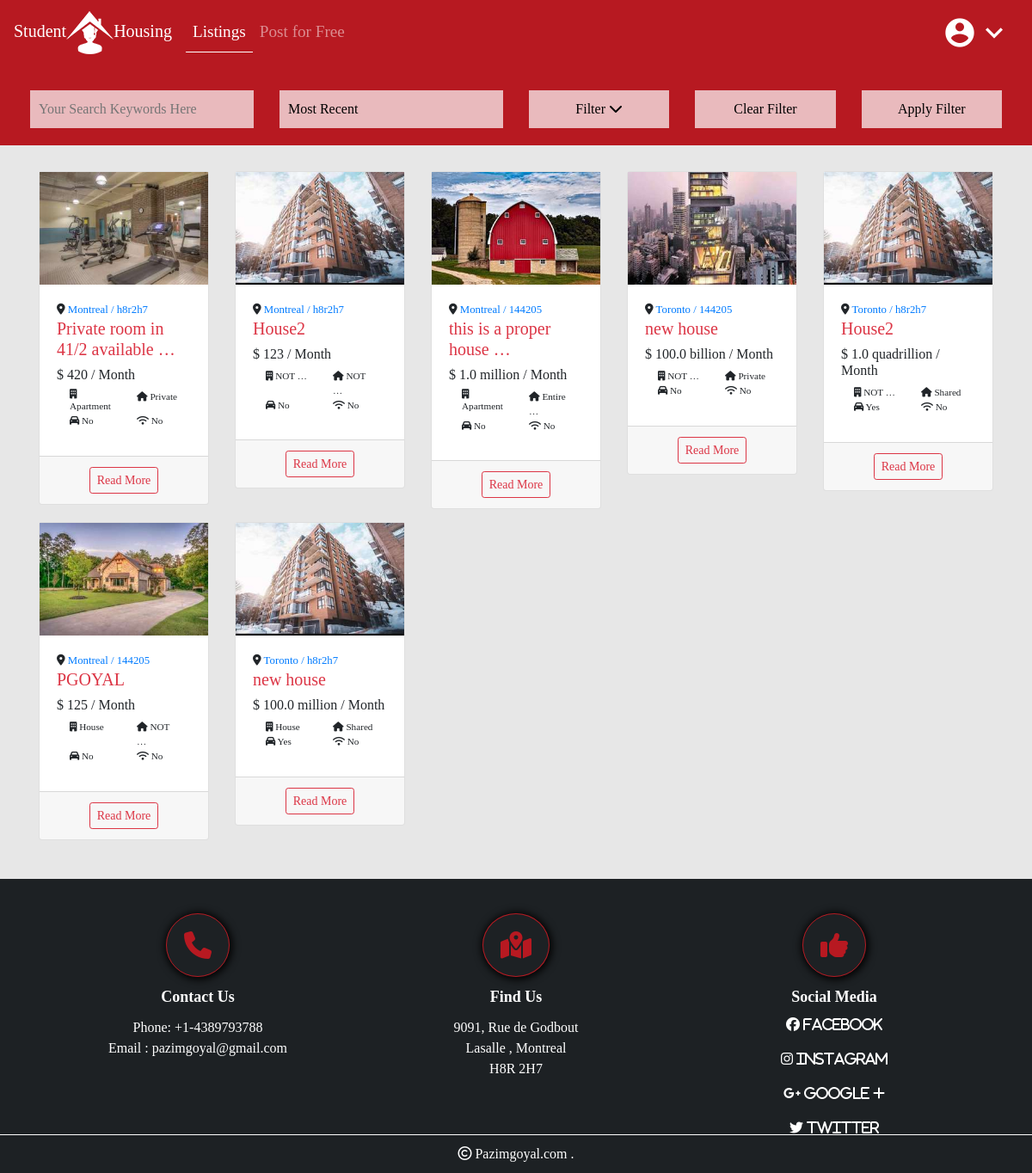
/listings/, run on the app's committed database.
### listings/models.py (models this page shows, shortened)
class HouseListings(models.Model):
    title = models.CharField(max_length=200)
    description = models.TextField(blank=True)
    price = models.IntegerField()
    address = models.CharField(max_length=200, default="")
    city = models.CharField(max_length=10, choices=city)
    zipCode = models.CharField(max_length=10)
    building_type = models.CharField(choices=typeB, max_length=18)
    garage = models.BooleanField(default=False)
    space_given = models.CharField(choices=space, max_length=15)
    created_date = models.DateTimeField(default=timezone.now, blank=True)
    is_published = models.BooleanField(default=True)
    image1 = models.ImageField(upload_to='photos/%Y%m%d/', default="default.jpeg")
    image2 = models.ImageField(upload_to='photos/%Y%m%d/', blank=True)
    image3 = models.ImageField(upload_to='photos/%Y%mb%d/', blank=True)
    image4 = models.ImageField(upload_to='photos/%Y%m%d/', blank=True)
    image5 = models.ImageField(upload_to='photos/%Y%m%d/', blank=True)
    image6 = models.ImageField(upload_to='photos/%Y%m%d/', blank=True)
    image7 = models.ImageField(upload_to='photos/%Y%m%d/', blank=True)
    image8 = models.ImageField(upload_to='photos/%Y%m%d/', blank=True)
    image9 = models.ImageField(upload_to='photos/%Y%mb%d/', blank=True)
    image10 = models.ImageField(upload_to='photos/%Y%m%d/', blank=True)
    image11 = models.ImageField(upload_to='photos/%Y%m%d/', blank=True)
    image12 = models.ImageField(upload_to='photos/%Y%m%d/', blank=True)
    bathrooms = models.DecimalField(max_digits=2, default=1, decimal_places=1)
    electricityIncluded = models.BooleanField(default=False)
    wifiIncluded = models.BooleanField(default=False)
    animalsAllowed = models.BooleanField(default=False)
    furnished = models.TextField(choices=furnish)
    user = models.ForeignKey(User, on_delete=models.CASCADE)
    size = models.DecimalField(blank=True, decimal_places=1, max_digits=2, default=3.5)
    bathrooms = models.DecimalField(blank=True, decimal_places=1, max_digits=2, default=2)

### listings/views.py (the view)
# urls.py: path('', include('listings.urls')),
def listings(request):
    if 'order' in request.GET:
        listing = HouseListings.objects.order_by(request.GET['order'])
    else:
        listing = HouseListings.objects.order_by('-created_date')
    if 'keywords' in request.GET:
        keywords = request.GET['keywords']
        if keywords:
            listing = listing.filter(description__icontains=keywords)
    if 'city' in request.GET:
        keywords = request.GET['city']
        if keywords != 'c':
            listing = listing.filter(city__iexact=keywords)
    if 'space_given' in request.GET:
        keywords = request.GET['space_given']
        if keywords != 'NOT AVAILABLE':
            listing = listing.filter(space_given__iexact=keywords)
    if 'building_type' in request.GET:
        keywords = request.GET['building_type']
        if keywords != 'NOT AVAILABLE':
            listing = listing.filter(building_type__iexact=keywords)
    if 'min_price' in request.GET:
        keywords = request.GET['min_price']
        if keywords:
            listing = listing.filter(price__gte=keywords)
    if 'max_price' in request.GET:
        keywords = request.GET['max_price']
        if keywords:
            listing = listing.filter(price__lte=keywords)
    if 'size' in request.GET:
        keywords = request.GET['size']
        if keywords:
            listing = listing.filter(size=Decimal(keywords))
    if 'bathroom' in request.GET:
        keywords = request.GET['bathroom']
        if keywords:
            listing = listing.filter(bathrooms=Decimal(keywords))
    if 'furniture' in request.GET:
        keywords = request.GET['furniture']
        if keywords != 'NOT AVAILABLE':
            listing = listing.filter(furnished__iexact=keywords)
    if 'garage' in request.GET:
        listing = listing.filter(garage=1)
    if 'animalsAllowed' in request.GET:
        listing = listing.filter(animalsAllowed=1)
    if 'electricityIncluded' in request.GET:
        listing = listing.filter(electricityIncluded=1)
    if 'wifiIncluded' in request.GET:
        listing = listing.filter(wifiIncluded=1)
    paginator = Paginator(listing, 25)
    page = request.GET.get('page')
    paged_listings = paginator.get_page(page)
    return render(request, 'listings.html',
                  {'items': paged_listings, 'vals': request.GET, 's': space_type_c, 'c': city_c, 'b': building_type_c,
                   'o': order_c, 'f': furnished_c})

### templates/listings.html (shortened to what this page needs)
{% extends 'base.html' %}
{% load humanize%}
{% block content %}
<div class="filter-listing">
    <form action="{%url 'listings'%}">
        <div>
            <div class="row">
                <div class="col-lg-3 col-12">
                    <input type="search" placeholder="Your Search Keywords Here" name="keywords"
                           value="{{vals.keywords}}">
                </div>
                <div class="col-lg-3 col-6">
                    <select class="listing-filter-dpd" name="order" onchange="this.form.submit()">
                 {% for i,j in o.items %}
                        <option value="{{i}}" {%if i == vals.order %} selected {%endif%}>{{j}}</option>
                        {%endfor%}
                    </select>
                </div>
                <div class="col-lg-2 col-6 listing-filter-b">
                    <button type="button" data-toggle="collapse" data-target="#collapseExample2"
                            aria-expanded="false"> Filter
                        <i class="fas fa-chevron-down  js-rotate-if-collapsed"></i>
                    </button>
                </div>
                <div class="col-lg-2 col-6">
                    <input type="reset" value="Clear Filter" onclick="this.form.submit()">
                </div>
                <div class="col-lg-2 col-6">
                    <input type="submit" value="Apply Filter">
                </div>
            </div>
        </div>
    </form>
</div>
<div class="row row-cols-lg-3 row-cols-md-2 row-cols-1 row-cols-xl-5 main-listing" style="padding: 30px;">
    {% if items%}
    {% for item in items%}
    <div class="col listings" style="margin-bottom: 15px;">
        <div class="card">
            <div class="card-img ">
                <img class="img-responsive" src="{{item.image1.url|cut:'.jpg'}}-thumbnail.jpg">
            </div>
            <div class="card-body">
            <div class="card-title">
                    <small><i class="fa fa-map-marker"></i><a href="#"> {{item.city}} /
                        {{item.zipCode|lower}}</a>
                    </small>
                    <h5 class="text-danger">{{item.title|truncatewords:5}}</h5>
                    <h6>$ {{item.price|intword|intcomma}} / Month</h6>
                    <div class="smallerItems row row-cols-2">
                        <div class="col info_item"><i class="fa fa-building"></i>
                            {{item.building_type|cut:"Building"|truncatewords:1}}
                        </div>
                        <div class="col info_item"><i class="fa fa-home"></i>
                            {{item.space_given|cut:"Bedroom"|truncatewords:1}}
                        </div>
                        <div class="col info_item"><i class="fa  fa-car"></i> {{item.garage|yesno:"Yes,No"}}</div>
                        <div class="col info_item"><i class="fa  fa-wifi "></i> {{item.wifiIncluded|yesno:"Yes,No"}}
                        </div>
                    </div>
                </div>
            </div>
            <div class="card-footer">
                <div class="d-flex justify-content-around">
                    <div>
                        <a type="button" class="btn btn-outline-danger btn-sm" href="{{item.id}}">Read More</a>
                    </div>
                </div>
            </div>
        </div>
    </div>
    {%endfor%}
    {%else%}
    <center><h3>No results found for search parameters</h3></center>
    {%endif%}
</div>
{% endblock %}}

### templates/base.html (shortened to what this page needs)
{% load static %}
<html lang="en">
<head>
    <link rel="stylesheet" href="{% static 'css/bootstrap.min.css' %}">
    <link rel="stylesheet" href="{% static 'css/lightbox.css' %}">
    <link rel="stylesheet" type="text/css" href="{% static 'css/style1.css' %}">
</head>
<body>
<nav class="navbar fixed-top navbar-expand-lg navbar-dark main-nav">
    <a class="navbar-brand" href="/">Student<img src="{% static 'img/logo.png' %}" height="50">Housing</a>
    <div class="collapse navbar-collapse" id="navbarSupportedContent">
        <ul class="navbar-nav mr-auto">
            <li class="nav-item">
                <a class="nav-link {% ifequal request.path '/listings/'%} active {% endifequal%}" href="/listings">Listings</a>
            </li>
            <li class="nav-item">
                <a class="nav-link  {% ifequal request.path '/addListing/'%} active {% endifequal%}" href="/addListing">Post
                    for Free</a>
            </li>
        </ul>
        <ul class="navbar-nav ml-auto">
            <li class="nav-item dropdown active">
                <a class="nav-link account" data-toggle="dropdown" id="navbarDropdown">
                    <i class="material-icons">account_circle</i><i class="material-icons">
                </i>
                </a>
            </li>
        </ul>
    </div>
</nav>
{% block content%}{%endblock%}
<footer class="page-footer">
<div class="container">
    <div class="top-footer row row-cols-lg-3 row-cols-1">
        <div class="footer-item">
            <div class="footer-logo"><i class="fas fa-phone fa-2x"></i></div>
            <div class="footer-text-title">Contact Us</div>
            <div class="footer-text">Phone: +1-4389793788 <br>Email : pazimgoyal@gmail.com</div>
        </div>
        <div class="footer-item">
            <div class="footer-logo"><i class="fas fa-map-marked-alt fa-2x"></i></div>
            <div class="footer-text-title">Find Us</div>
            <div class="footer-text">9091, Rue de Godbout<br>Lasalle , Montreal<br>H8R 2H7</div>
        </div>
        <div class="footer-item">
            <div class="footer-logo"><i class="fas fa-thumbs-up fa-2x"></i></div>
            <div class="footer-text-title">Social Media</div>
            <div class="footer-text">
                <i class="fab fa-facebook"> Facebook</i>
                <br>
                <br>
                <i class="fab fa-instagram"> Instagram</i>
                <br>
                <br>
                <i class="fab fa-google-plus-g"> Google + </i>
                <br>
                <br>
                <i class="fab fa-twitter"> Twitter</i>
            </div>
        </div>
    </div>
</div>
    <div class="row bottom-footer">
        <div class="col-lg-4"></div>
        <div class="col-lg-4"><i class="far fa-copyright"></i> Pazimgoyal.com .</div>
        <div class="col-lg-4"></div>
    </div>
</footer>
</body>
</html>

### StudentHomes/static/css/style1.css (style rules this page uses)
* { max-width: 100%; margin: 0px; padding: 0px; -webkit-appearance: none; }
body { background: #e7e7e7; font-family: 'Vollkorn', serif; padding-top: 75px; }
.navbar .nav-link { transition: border 1s; }
.navbar .nav-link.active { border-bottom: 1px solid #fff; }
.row { margin-left: 0px; margin-right: 0px; }
.top-footer .footer-logo { padding: 20px; max-width: fit-content; border: 1px solid #b71921; color: #b71921; box-shadow: 1px 1px 10px 2px #000; border-radius: 50%; margin: auto; transition: transform 1s; }
.bottom-footer { text-align: center; border-top: 1px solid #fff; padding: 10px; }
.top-footer .footer-item { padding-top: 40px; text-align: center; }
.top-footer .footer-text-title { padding: 10px; font-weight: bold; font-size: large; }
.page-footer { background-color: #1d2124; color: #fff; text-decoration: none; }
.main-nav { background-color: #b71921; font-size: larger; }
.navbar .material-icons { font-size: 40px; }
.account { cursor: pointer; }
.card { margin: auto; transition: box-shadow .5s; }
.card img { width: 100%; }
.card-img { border-radius: 0px 0px 0 0; max-height: 180px; overflow: hidden; }
.filter-listing { background: #b71921; padding: 20px; }
.filter-listing input, .filter-listing select, .listing-filter-b button { margin-top: 10px; width: 100%; padding: 10px; background-color: rgba(255, 255, 255, .7); border: none; }
.info_item { font-size: .7em; }

### data on the page
HouseListings: shows a picture, city "Montreal", zipCode "h8r2h7", title "Private room in 41/2 available …", price "420", building_type "Apartment", space_given "Private", garage "No", wifiIncluded "No"
HouseListings: shows a picture, city "Montreal", zipCode "h8r2h7", title "House2", price "123", building_type "NOT …", space_given "NOT …", garage "No", wifiIncluded "No"
HouseListings: shows a picture, city "Montreal", zipCode "144205", title "this is a proper house …", price "1.0 million", building_type "Apartment", space_given "Entire …", garage "No", wifiIncluded "No"
HouseListings: shows a picture, city "Toronto", zipCode "144205", title "new house", price "100.0 billion", building_type "NOT …", space_given "Private", garage "No", wifiIncluded "No"
HouseListings: shows a picture, city "Toronto", zipCode "h8r2h7", title "House2", price "1.0 quadrillion", building_type "NOT …", space_given "Shared", garage "Yes", wifiIncluded "No"
HouseListings: shows a picture, city "Montreal", zipCode "144205", title "PGOYAL", price "125", building_type "House", space_given "NOT …", garage "No", wifiIncluded "No"
HouseListings: shows a picture, city "Toronto", zipCode "h8r2h7", title "new house", price "100.0 million", building_type "House", space_given "Shared", garage "Yes", wifiIncluded "No"

### other printed values
form field order "Most Recent"
